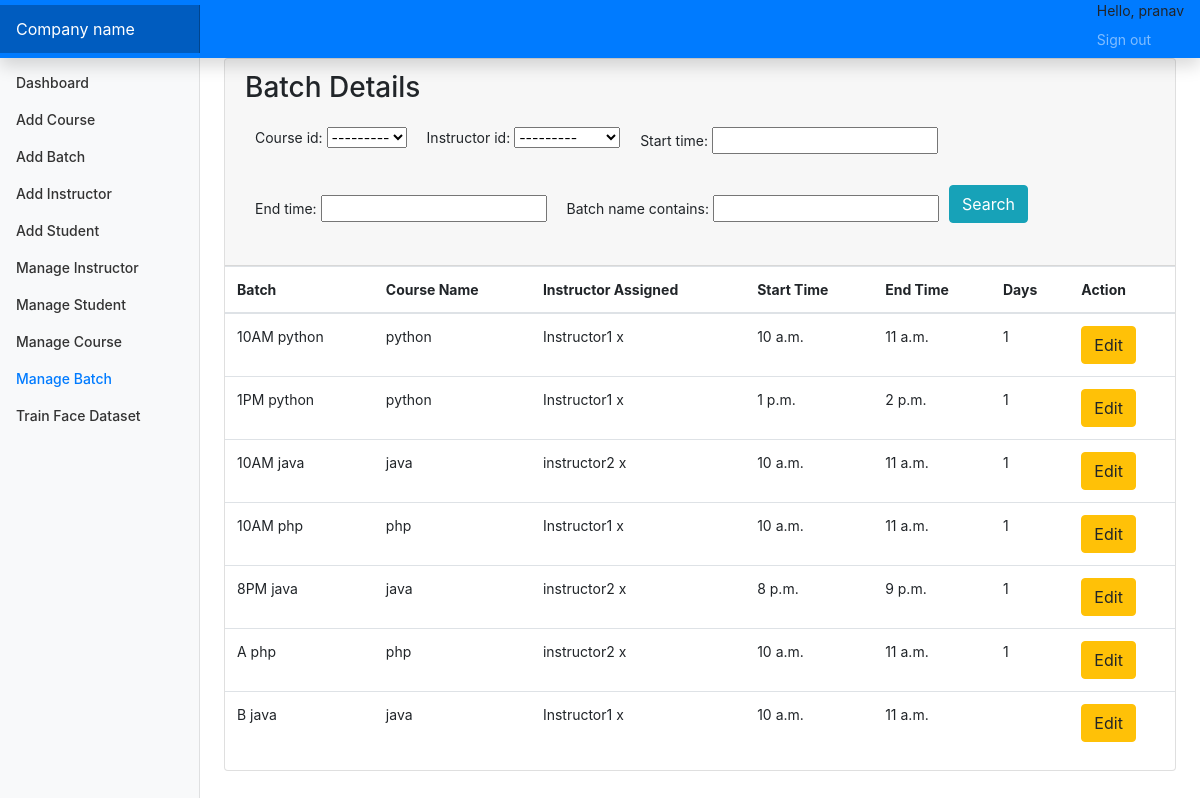
The page /manageb (signed in) on the database as committed earlier.
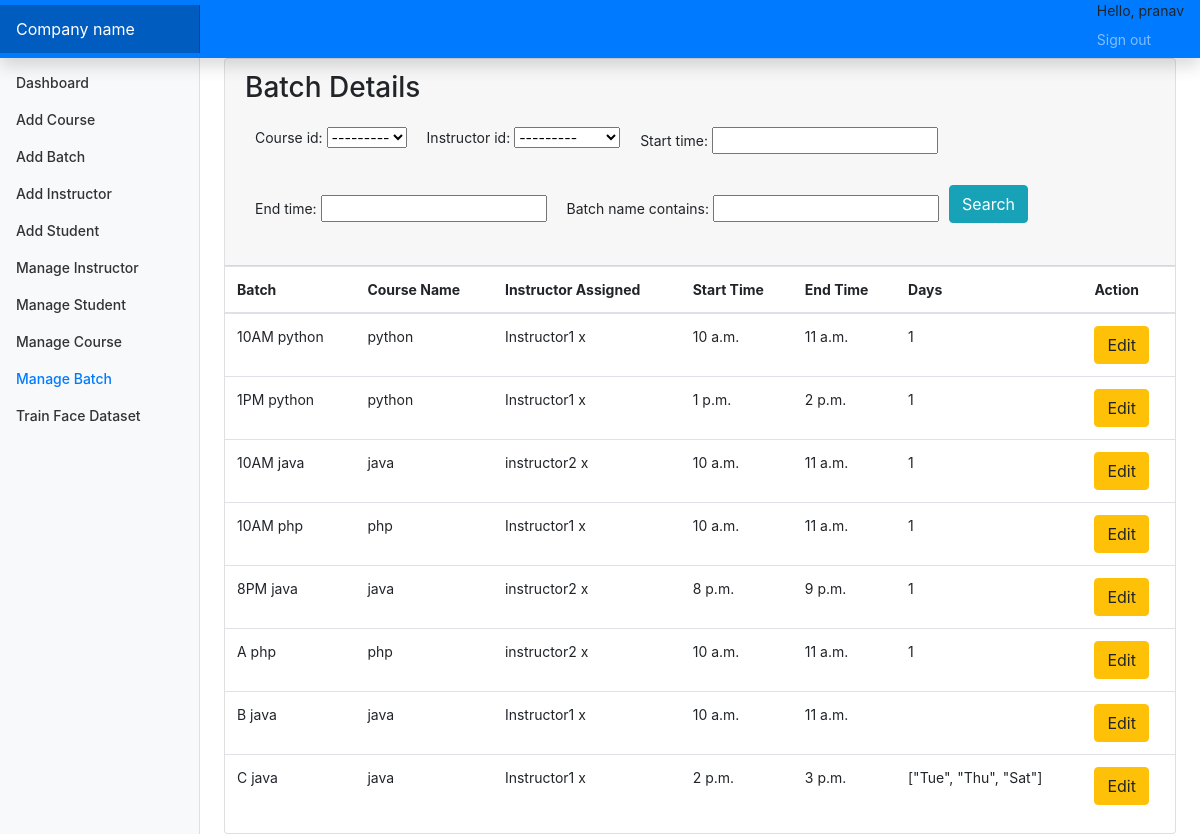
The same page on the database as committed later.
### account/models.py (models this page shows, shortened)
class CustomUser(AbstractUser):
    user_type_data=((1,"Admin"),(2,"Instructor"),(3,"Students"))
    user_type=models.CharField(default=1,choices=user_type_data,max_length=10)

class Batch(models.Model):
    id=models.AutoField(primary_key=True)
    batch_name=models.CharField(max_length=255)
    course_id=models.ForeignKey(Course,on_delete=models.CASCADE,default=1)
    instructor_id=models.ForeignKey(Instructor,on_delete=models.CASCADE)
    start_time=models.TimeField(null=True,blank=True)
    end_time=models.TimeField(null=True,blank=True)
    days = models.CharField(max_length=100)
    objects=models.Manager()

class Course(models.Model):
    id=models.AutoField(primary_key=True)
    course_name=models.CharField(max_length=255)
    objects=models.Manager()
    def __str__(self):
        return self.course_name

class Instructor(models.Model):
    id=models.AutoField(primary_key=True)
    name=models.CharField(max_length=255,null=True,blank=True)
    user=models.OneToOneField(CustomUser,on_delete=models.CASCADE)
    objects=models.Manager()
    def __str__(self):
        return self.name

### account/adminviews.py (the view)
# urls.py: path('manageb',adminviews.manageBatch,name="manageb"),
def manageBatch(request):
    bat=Batch.objects.all()
    myfilter=BatchFilter(request.GET,queryset=bat)
    bat=myfilter.qs
    return render(request,"HOD/manage_batch.html",{"batches":bat,"myfilter":myfilter})

### account/restrictionMiddleware.py (called while the page is built, shortened)
    def process_view(self,request,view_func,view_args,view_kwargs):
        modulename=view_func.__module__
        user=request.user
        if user.is_authenticated:
            if user.user_type == "1":
                if modulename == "account.adminviews":
                    pass
                elif modulename == "account.views":
                    pass
                else:
                    return redirect('dashboard')
            else:
                return redirect('loginpage')
        else:
            if request.path == reverse("loginpage"):
                pass
            else:
                return HttpResponseRedirect(reverse("loginpage"))

### account/templates/HOD/manage_batch.html (shortened to what this page needs)
{% extends 'base.html'%}
{% block sidebarstuff %}
<li class="nav-item">
    <a class="nav-link" href="{% url 'dashboard' %}">
        Dashboard <span class="sr-only">(current)</span>
    </a>
</li>
<li class="nav-item">
    <a class="nav-link" href="{% url 'addCourses' %}">
        Add Course
    </a>
</li>
<li class="nav-item">
    <a class="nav-link" href="{% url 'addBatch' %}">
        Add Batch
    </a>
</li>
<li class="nav-item">
    <a class="nav-link" href="{% url 'addInstructor' %}">
        Add Instructor
    </a>
</li>
<li class="nav-item">
    <a class="nav-link" href="{% url 'addStudent' %}">
        Add Student
    </a>
</li>
<li class="nav-item">
    <a class="nav-link" href="{% url 'managei' %}">
        Manage Instructor
    </a>
</li>
<li class="nav-item">
    <a class="nav-link" href="{% url 'manages' %}">
        Manage Student
    </a>
</li>
<li class="nav-item">
    <a class="nav-link" href="{% url 'managec' %}">
        Manage Course
    </a>
</li>
<li class="nav-item">
    <a class="nav-link active" href="{% url 'manageb' %}">
        Manage Batch
    </a>
</li>
<li class="nav-item">
    <a class="nav-link" href="{% url 'train' %}">
        Train Face Dataset
    </a>
</li>
{% endblock sidebarstuff %}
{% block maincontent %}
<main role="main" class="col-md-9 ml-sm-auto col-lg-10 px-md-4">
    <div class="row">
        <div class="col-md-12 ">
            <div class="card">
                <div class="card-header">
                    <h3 class="card-title">Batch Details</h3>
                    <div class="card-tools">
                        <div class="input-group input-group-sm" style="width: auto;">
                            <form method="GET">
                                {% for field in myfilter.form %}
                                <div class="form-group" style="padding: 10px; float:left;">
                                    {{ field.label_tag }} {{ field }}
                                </div>
                                {% endfor %}
                                <button type="submit" class="btn btn-info" style="float:left;">Search</button>
                            </form>
                        </div>
                    </div>
                </div>
                <div class="card-body table-responsive p-0">
                    <table class="table table-hover text-nowrap">
                        <thead>
                            <tr>
                                <th>Batch</th>
                                <th>Course Name</th>
                                <th>Instructor Assigned</th>
                                <th>Start Time</th>
                                <th>End Time</th>
                                <th>Days</th>
                                <th>Action</th>
                            </tr>
                        </thead>
                        <tbody>
                            {% for batch in batches %}
                            <tr>
                                <td>{{ batch.batch_name }}</td>
                                <td>{{ batch.course_id }}</td>
                                <td>{{ batch.instructor_id }}</td>
                                <td>{{ batch.start_time }}</td>
                                <td>{{ batch.end_time }}</td>
                                <td>{{ batch.days}}</td>
                                <td><a href="/edit_batch/{{ batch.id }}" class="btn btn-warning">Edit</a>
                                </td>
                            </tr>
                            {% endfor %}
                        </tbody>
                    </table>
                </div>
            </div>
        </div>
    </div>
</main>
{% endblock maincontent %}

### account/templates/base.html (shortened to what this page needs)
{% load static %}
<!doctype html>
<html lang="en">
<head>
    <link rel="stylesheet" href="{% static 'css/bootstrap.min.css' %}">
    <link rel="stylesheet" href="{% static 'css/base.css' %}">
</head>
<body>
    <nav class="navbar navbar-dark sticky-top bg-primary flex-md-nowrap p-0 shadow">
        <a class="navbar-brand col-md-3 col-lg-2 mr-0 px-3" href="#">Company name</a>
        <ul class="navbar-nav px-3">
            <li class="nav-item text-nowrap">
                <span>Hello, {{request.user}} </span>
            </li>
            <li class="nav-item text-nowrap">
                <a class="nav-link" href="{% url 'logout' %}">Sign out</a>
            </li>
        </ul>
    </nav>
    <div class="container-fluid">
        <div class="row">
            <nav id="sidebarMenu" class="col-md-3 col-lg-2 d-md-block bg-light sidebar collapse">
                <div class="sidebar-sticky pt-3">
                    <ul class="nav flex-column">
                        {% block sidebarstuff %}
                        {% endblock sidebarstuff %}
                    </ul>
                </div>
            </nav>
            {% block maincontent %}
            {% endblock maincontent %}
        </div>
    </div>
</body>
</html>

### staticfiles/css/base.css (style rules this page uses)
body { font-size: .875rem; }
.sidebar { position: fixed; top: 0; bottom: 0; left: 0; z-index: 100; padding: 48px 0 0; box-shadow: inset -1px 0 0 rgba(0, 0, 0, .1); }
.sidebar-sticky { position: relative; top: 0; height: calc(100vh - 48px); padding-top: .5rem; overflow-x: hidden; overflow-y: auto; }
.sidebar .nav-link { font-weight: 500; color: #333; }
.sidebar .nav-link.active { color: #007bff; }
.navbar-brand { padding-top: .75rem; padding-bottom: .75rem; font-size: 1rem; background-color: rgba(0, 0, 0, .25); box-shadow: inset -1px 0 0 rgba(0, 0, 0, .25); }

Rows that differ between the two databases and show on the page:
added Batch: batch_name "C java", course_id "java", instructor_id "Instructor1 x", start_time "2 p.m.", end_time "3 p.m.", days "[\"Tue\", \"Thu\", \"Sat\"]"
